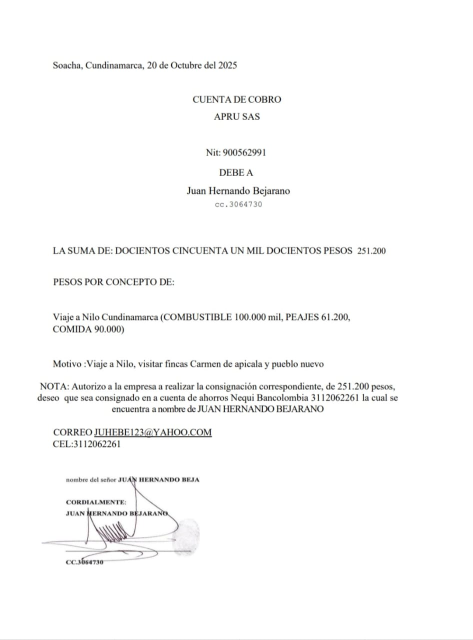
#> input picture uploads/test3factura.jpg, 945 x 1280 px, found by its file name (shown at 1/2 size)
$ python ollama_enhanced_ocr.py
#> lines starting #> are read from the running program, lines starting #| are printed output that depends on the picture
#!/usr/bin/env python3
"""
Enhanced OCR system using Ollama for better Colombian invoice processing
"""

import logging
import requests
import json
import re
from typing import Dict, List, Optional, Tuple, Any
from dataclasses import dataclass
from PIL import Image
import cv2
import numpy as np
from pathlib import Path

@dataclass
class ExtractedData:
    """Structured data extracted from invoice"""
    supplier_name: str
    supplier_phone: str
    supplier_bank: str
    total_amount: float
    items: List[Dict[str, Any]]
    invoice_number: str
    date: str
    confidence_score: float

class OllamaEnhancedOCR:
    """
    Enhanced OCR system using Ollama for Colombian invoice processing
    """

    def __init__(self, ollama_base_url: str = "http://localhost:11434"):
#> called with ollama_base_url = 'http://localhost:11434'
        self.ollama_base_url = ollama_base_url
        self.logger = logging.getLogger(__name__)

        # Colombian invoice patterns
        self.colombian_patterns = {
            'supplier_name': [
                r'(?:Proveedor|Supplier|Vendedor)[:\s]+([A-ZÁÉÍÓÚÑ\s]+)',
                r'(?:Nombre|Name)[:\s]+([A-ZÁÉÍÓÚÑ\s]+)',
                r'([A-ZÁÉÍÓÚÑ][A-ZÁÉÍÓÚÑ\s]{10,50})(?:\s+[0-9]{7,11})',
                r'([A-ZÁÉÍÓÚÑ][A-ZÁÉÍÓÚÑ\s]{10,50})(?:\s+CEL:)',
            ],
            'phone': [
                r'(?:Tel|Cel|Phone)[:\s]*(\d{10,11})',
                r'(\d{10,11})',
                r'CEL:(\d{10,11})',
            ],
            'bank_account': [
                r'(?:Cuenta|Account|Nequi|Bancolombia)[:\s]*(\d{10,15})',
                r'(\d{10,15})',
            ],
            'total_amount': [
                r'(?:Total|TOTAL|Valor|VALOR)[:\s]*\$?([0-9.,]+)',
                r'(?:Pesos|pesos)[:\s]*([0-9.,]+)',
                r'\$([0-9.,]+)',
                r'([0-9]{1,3}(?:[.,][0-9]{3})*(?:[.,][0-9]{2})?)',
            ],
            'items': [
                r'([A-ZÁÉÍÓÚÑ][^0-9]{10,50})\s+([0-9.,]+)',
                r'([A-ZÁÉÍÓÚÑ][^0-9]{10,50})\s+\$([0-9.,]+)',
            ]
        }

        # Initialize Ollama model
        self._initialize_ollama()
#> (the call stopped at in _initialize_ollama, `response = requests.get(f"{self.ollama_base_url}/api/tags")`: the network is not available in this run)

    def _initialize_ollama(self):
        """Initialize Ollama with appropriate model"""
        try:
            # Check if Ollama is running
            response = requests.get(f"{self.ollama_base_url}/api/tags")
            if response.status_code == 200:
                models = response.json().get('models', [])
                self.logger.info(f"Ollama models available: {[m['name'] for m in models]}")

                # Use llama3.2 or similar for text processing
                self.model_name = "llama3.2:latest"
                if not any(self.model_name in m['name'] for m in models):
                    self.logger.warning(f"Model {self.model_name} not found, using first available")
                    self.model_name = models[0]['name'] if models else "llama3.2:latest"
            else:
                self.logger.error("Ollama not running, falling back to basic OCR")
                self.model_name = None
        except Exception as e:
            self.logger.error(f"Error initializing Ollama: {e}")
            self.model_name = None

    def preprocess_image(self, image_path: str) -> np.ndarray:
        """Enhanced image preprocessing for better OCR"""
        try:
            # Load image
            image = cv2.imread(image_path)
#> image is the input picture: shape (1280, 945, 3); mean B, G, R 249.8, 249.9, 249.9
            if image is None:
                raise ValueError(f"Could not load image: {image_path}")

            # Convert to grayscale
            gray = cv2.cvtColor(image, cv2.COLOR_BGR2GRAY)

            # Apply denoising
            denoised = cv2.fastNlMeansDenoising(gray)

            # Apply adaptive thresholding
            thresh = cv2.adaptiveThreshold(
                denoised, 255, cv2.ADAPTIVE_THRESH_GAUSSIAN_C,
                cv2.THRESH_BINARY, 11, 2
            )
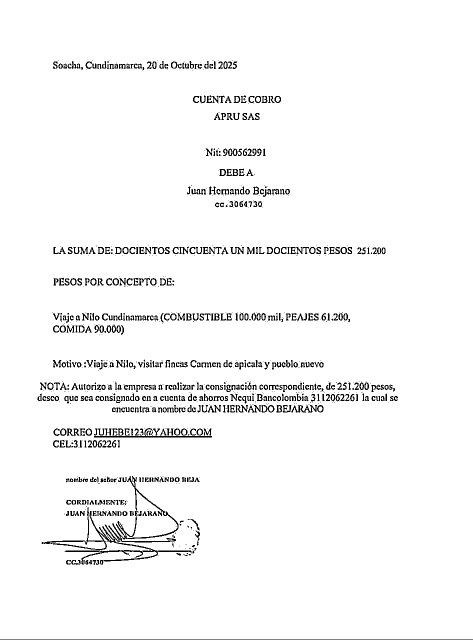
#> thresh: shape (1280, 945) (shown at 1/2 size); 96.6% white; black in thin lines or dots

            # Morphological operations to clean up
            kernel = np.ones((1, 1), np.uint8)
            cleaned = cv2.morphologyEx(thresh, cv2.MORPH_CLOSE, kernel)

            # Resize if too small
            height, width = cleaned.shape
#> height = 1280; width = 945
            if height < 1000:
                scale = 1000 / height
                new_width = int(width * scale)
                cleaned = cv2.resize(cleaned, (new_width, 1000))

            return cleaned

        except Exception as e:
            self.logger.error(f"Error preprocessing image: {e}")
            return None

    def extract_text_with_ollama(self, image_path: str) -> str:
        """Extract text using Ollama vision model"""
        try:
            if not self.model_name:
                return self._fallback_ocr(image_path)

            # Preprocess image
            processed_image = self.preprocess_image(image_path)
            if processed_image is None:
                return self._fallback_ocr(image_path)

            # Save processed image temporarily
            temp_path = "/tmp/processed_invoice.png"
            cv2.imwrite(temp_path, processed_image)

            # Convert image to base64
            import base64
            with open(temp_path, "rb") as image_file:
                image_base64 = base64.b64encode(image_file.read()).decode('utf-8')

            # Create prompt for Colombian invoice processing
            prompt = """
            Analiza esta factura colombiana y extrae la siguiente información de manera precisa:

            1. Nombre del proveedor/supplier (busca nombres como "Juan Hernando Bejarano")
            2. Teléfono del proveedor (formato: 10-11 dígitos)
            3. Cuenta bancaria (Nequi, Bancolombia, etc.)
            4. Monto total de la factura (busca "Total", "Valor", "Pesos")
            5. Desglose de items (Combustible, Peajes, Comida, etc.)
            6. Número de factura
            7. Fecha

            Responde en formato JSON con esta estructura:
            {
                "supplier_name": "nombre exacto del proveedor",
                "supplier_phone": "teléfono",
                "supplier_bank": "cuenta bancaria",
                "total_amount": 251200,
                "items": [
                    {"description": "Combustible", "amount": 100000},
                    {"description": "Peajes", "amount": 61200},
                    {"description": "Comida", "amount": 90000}
                ],
                "invoice_number": "número de factura",
                "date": "fecha",
                "raw_text": "texto completo extraído"
            }
            """

            # Call Ollama API
            payload = {
                "model": self.model_name,
                "prompt": prompt,
                "images": [image_base64],
                "stream": False,
                "format": "json"
            }

            response = requests.post(
                f"{self.ollama_base_url}/api/generate",
                json=payload,
                timeout=60
            )

            if response.status_code == 200:
                result = response.json()
                response_text = result.get('response', '')

                # Try to extract JSON from response
                json_match = re.search(r'\{.*\}', response_text, re.DOTALL)
                if json_match:
                    try:
                        extracted_data = json.loads(json_match.group())
                        return extracted_data
                    except json.JSONDecodeError:
                        self.logger.warning("Could not parse JSON from Ollama response")
                        return {"raw_text": response_text}
                else:
                    return {"raw_text": response_text}
            else:
                self.logger.error(f"Ollama API error: {response.status_code}")
                return self._fallback_ocr(image_path)

        except Exception as e:
            self.logger.error(f"Error in Ollama OCR: {e}")
            return self._fallback_ocr(image_path)

    def _fallback_ocr(self, image_path: str) -> Dict[str, Any]:
        """Fallback OCR using pytesseract"""
        try:
            import pytesseract
            from PIL import Image

            # Preprocess image
            processed_image = self.preprocess_image(image_path)
            if processed_image is None:
                return {"raw_text": "", "error": "Could not process image"}

            # Convert to PIL Image
            pil_image = Image.fromarray(processed_image)

            # Extract text
            raw_text = pytesseract.image_to_string(pil_image, lang='spa')

            return {"raw_text": raw_text}

        except Exception as e:
            self.logger.error(f"Fallback OCR error: {e}")
            return {"raw_text": "", "error": str(e)}

    def extract_structured_data(self, image_path: str) -> ExtractedData:
        """Extract structured data from invoice image"""
        try:
            # Get data from Ollama
            ollama_data = self.extract_text_with_ollama(image_path)

            if "raw_text" in ollama_data and not ollama_data.get("supplier_name"):
                # Fallback to pattern matching
                return self._extract_with_patterns(ollama_data["raw_text"])

            # Use Ollama data if available
            return ExtractedData(
                supplier_name=ollama_data.get("supplier_name", ""),
                supplier_phone=ollama_data.get("supplier_phone", ""),
                supplier_bank=ollama_data.get("supplier_bank", ""),
                total_amount=float(ollama_data.get("total_amount", 0)),
                items=ollama_data.get("items", []),
                invoice_number=ollama_data.get("invoice_number", ""),
                date=ollama_data.get("date", ""),
                confidence_score=0.9  # High confidence for Ollama
            )

        except Exception as e:
            self.logger.error(f"Error extracting structured data: {e}")
            return ExtractedData(
                supplier_name="",
                supplier_phone="",
                supplier_bank="",
                total_amount=0.0,
                items=[],
                invoice_number="",
                date="",
                confidence_score=0.0
            )

    def _extract_with_patterns(self, text: str) -> ExtractedData:
        """Extract data using regex patterns"""
#> called with text = ''
        try:
            # Extract supplier name
            supplier_name = ""
            for pattern in self.colombian_patterns['supplier_name']:
                match = re.search(pattern, text, re.IGNORECASE)
                if match:
                    supplier_name = match.group(1).strip()
                    break

            # Extract phone
            supplier_phone = ""
            for pattern in self.colombian_patterns['phone']:
                match = re.search(pattern, text)
                if match:
                    supplier_phone = match.group(1).strip()
                    break

            # Extract bank account
            supplier_bank = ""
            for pattern in self.colombian_patterns['bank_account']:
                match = re.search(pattern, text)
                if match:
                    supplier_bank = match.group(1).strip()
                    break

            # Extract total amount
            total_amount = 0.0
            for pattern in self.colombian_patterns['total_amount']:
                match = re.search(pattern, text)
                if match:
                    amount_str = match.group(1).replace(',', '').replace('.', '')
                    try:
                        total_amount = float(amount_str)
                        break
                    except ValueError:
                        continue

            # Extract items
            items = []
            for pattern in self.colombian_patterns['items']:
                matches = re.findall(pattern, text)
                for match in matches:
                    description = match[0].strip()
                    amount_str = match[1].replace(',', '').replace('.', '')
                    try:
                        amount = float(amount_str)
                        items.append({
                            "description": description,
                            "amount": amount
                        })
                    except ValueError:
                        continue

            return ExtractedData(
                supplier_name=supplier_name,
                supplier_phone=supplier_phone,
                supplier_bank=supplier_bank,
                total_amount=total_amount,
                items=items,
                invoice_number="",
                date="",
                confidence_score=0.6  # Medium confidence for pattern matching
            )

        except Exception as e:
            self.logger.error(f"Error in pattern extraction: {e}")
            return ExtractedData(
                supplier_name="",
                supplier_phone="",
                supplier_bank="",
                total_amount=0.0,
                items=[],
                invoice_number="",
                date="",
                confidence_score=0.0
            )

# Example usage
if __name__ == "__main__":
    ocr = OllamaEnhancedOCR()
    result = ocr.extract_structured_data("/Users/arielsanroj/downloads/test3factura.jpg")
    print(f"Supplier: {result.supplier_name}")
    print(f"Total: ${result.total_amount:,.2f}")
    print(f"Items: {result.items}")
